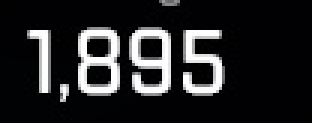
#> input picture backend/ocr/Apex/DD_crops_temp/crop0.jpg, 104 x 41 px (shown 3 times larger)
$ python -i ApexFuncs.py   (imports and definitions only)
#> lines starting #> are read from the running program, lines starting #| are printed output that depends on the picture; after the words box and inside, x2 and y2 are one past the last pixel; in counts of white or black regions, pixels touching at a corner belong together
import argparse
import json
import cv2
from pytesseract import pytesseract, Output
# from funcs import *
import os
import glob
import numpy as np
from difflib import SequenceMatcher

# [147 lines left out: functions apex_OCR, get_DD_crops, not called in this run]

def read_DD_crops(img_file):
    return pytesseract.image_to_string(img_file)


## KAK
def get_KAK_crops(img_file):
#> called with img_file = 'DD_crops_temp/crop0.jpg'
    files = glob.glob('KAK_crops_temp/*')
    for f in files:
        os.remove(f)

    img = cv2.imread(img_file)
#> img is the input picture: shape (41, 104, 3); mean B, G, R 39.2, 37.6, 37.4
    gray = cv2.cvtColor(img, cv2.COLOR_BGR2GRAY)
    _, bin = cv2.threshold(gray , 127, 255, cv2.THRESH_BINARY)
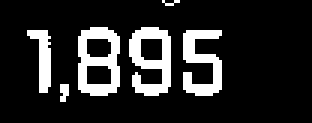
#> bin: shape (41, 104) (shown 3 times larger); 15.7% white; 6 white regions (2 under 20 px), largest, box (x1, y1, x2, y2) and area: (26, 9, 40, 32) 200, (43, 9, 57, 32) 191, (61, 10, 74, 32) 168, (9, 10, 17, 31) 89
    AT = cv2.adaptiveThreshold(gray, 255, cv2.ADAPTIVE_THRESH_GAUSSIAN_C, cv2.THRESH_BINARY, 11, 2)
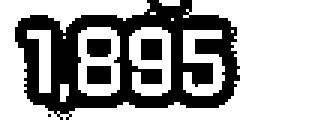
#> AT: shape (41, 104) (shown 3 times larger); 65.1% white; 5 black regions (1 under 20 px), largest, box (x1, y1, x2, y2) and area: (5, 0, 80, 40) 1346, (47, 13, 54, 20) 49, (29, 22, 37, 28) 48, (29, 13, 37, 19) 46

#> (the run stopped early here; a loop or call above may not have finished)
